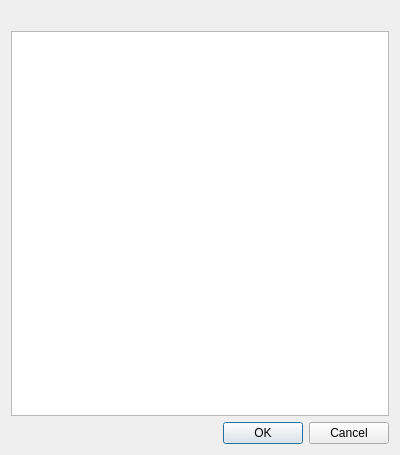
<?xml version="1.0" encoding="UTF-8"?>
<ui version="4.0">
 <class>ScrollMessageBox</class>
 <widget class="QDialog" name="ScrollMessageBox">
  <property name="geometry">
   <rect>
    <x>0</x>
    <y>0</y>
    <width>400</width>
    <height>455</height>
   </rect>
  </property>
  <property name="windowTitle">
   <string>ScrollMessageBox</string>
  </property>
  <layout class="QGridLayout" name="gridLayout">
   <item row="0" column="0">
    <widget class="QLabel" name="label">
     <property name="text">
      <string notr="true"/>
     </property>
     <property name="textFormat">
      <enum>Qt::RichText</enum>
     </property>
    </widget>
   </item>
   <item row="2" column="0">
    <widget class="QDialogButtonBox" name="buttonBox">
     <property name="orientation">
      <enum>Qt::Horizontal</enum>
     </property>
     <property name="standardButtons">
      <set>QDialogButtonBox::Cancel|QDialogButtonBox::Ok</set>
     </property>
    </widget>
   </item>
   <item row="1" column="0">
    <widget class="QTextBrowser" name="textBrowser">
     <property name="acceptRichText">
      <bool>true</bool>
     </property>
     <property name="openExternalLinks">
      <bool>true</bool>
     </property>
    </widget>
   </item>
  </layout>
 </widget>
 <resources/>
 <connections>
  <connection>
   <sender>buttonBox</sender>
   <signal>accepted()</signal>
   <receiver>ScrollMessageBox</receiver>
   <slot>accept()</slot>
   <hints>
    <hint type="sourcelabel">
     <x>199</x>
     <y>425</y>
    </hint>
    <hint type="destinationlabel">
     <x>199</x>
     <y>227</y>
    </hint>
   </hints>
  </connection>
  <connection>
   <sender>buttonBox</sender>
   <signal>rejected()</signal>
   <receiver>ScrollMessageBox</receiver>
   <slot>reject()</slot>
   <hints>
    <hint type="sourcelabel">
     <x>199</x>
     <y>425</y>
    </hint>
    <hint type="destinationlabel">
     <x>199</x>
     <y>227</y>
    </hint>
   </hints>
  </connection>
 </connections>
</ui>
